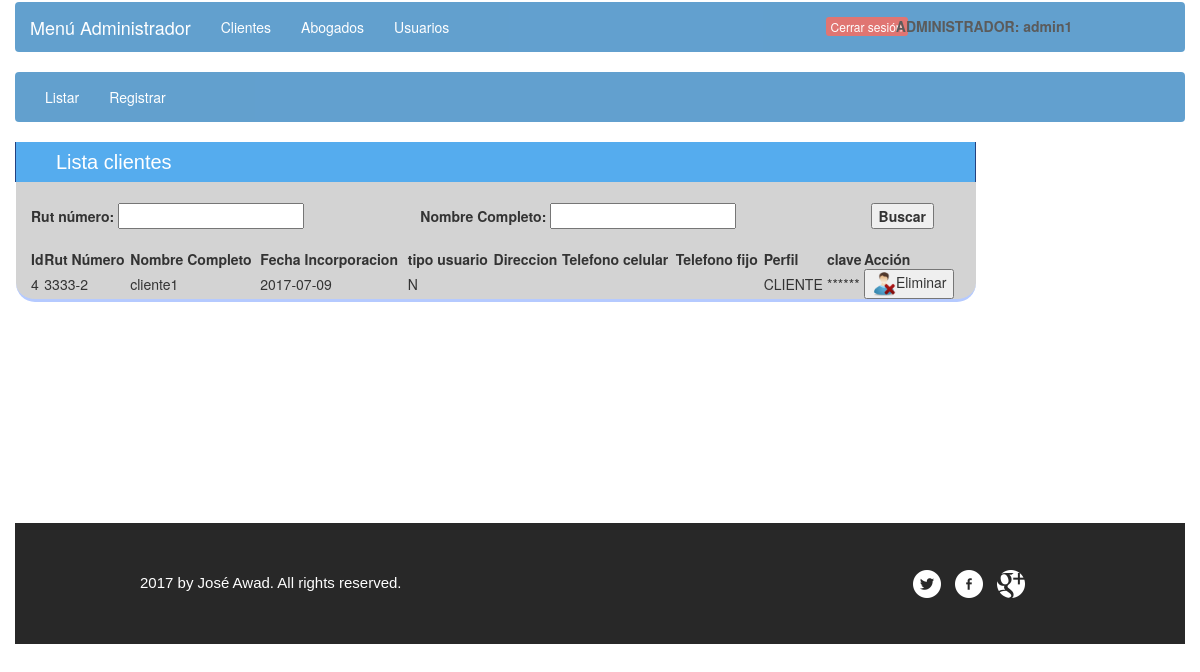
The app's page /web/view/administrador_home.php?objeto=clientes&accion=listar (signed in), older data.
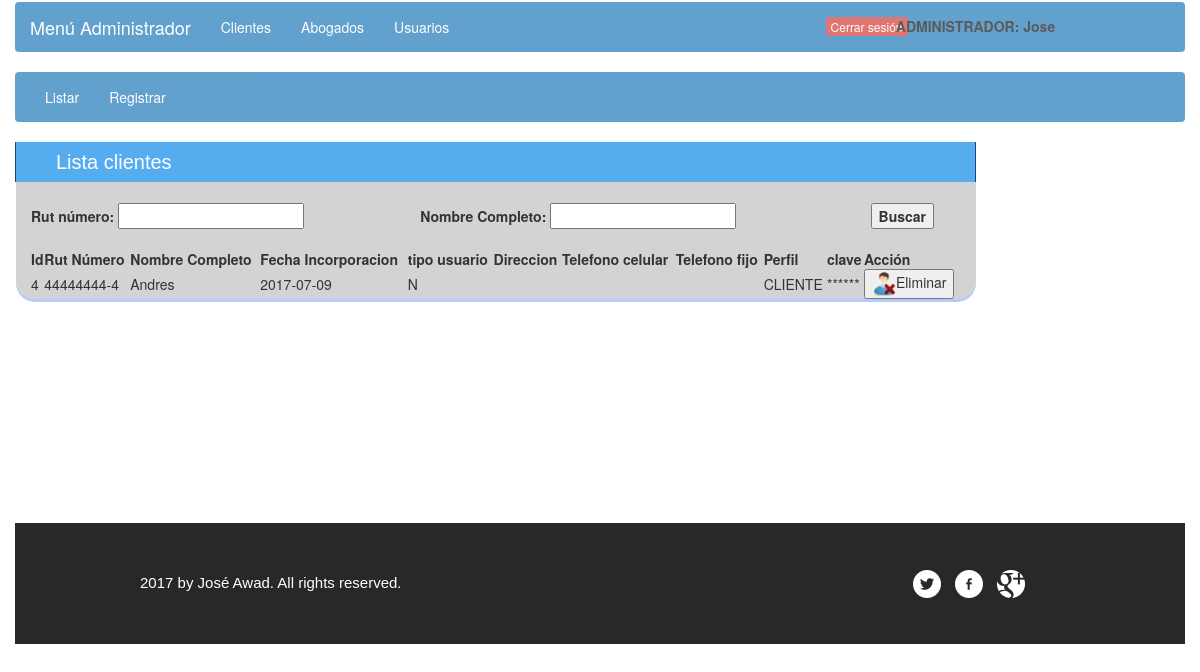
The same page, newer data.
### tables this page shows
create table usuarios(
    id int not null AUTO_INCREMENT,
    rutNumero int(11) not null,
    nombreCompleto varchar(100) not null,
    fechaIncorporacion date not null,
    tipoUsuario varchar(1) not null,
    direccion varchar(255) ,
    telefonoCelular varchar(12),
    telefonoFijo varchar(12),
    perfil varchar(14) not null,
    clave varchar(255) not null,
    PRIMARY KEY (id)
);

### web/model/usuario.class.php (called while the page is built, shortened)
<?php
  class Usuario {
    public static function fromJson($json) {
        $data = json_decode($json, true);
        $u = new Usuario();
        foreach ($data AS $key => $value) {
            $u->{$key} = $value;
        }
        return $u;
    }
    public static function buscarTodosPorPerfil($rutNumero, $nombreCompleto, $perfil) {
        $conn = BD::conn();
        $sql = "select * from usuarios";
        if (!empty($rutNumero) || !empty($nombreCompleto) || !empty($perfil) ) {
            $sqlWhere = array();
            if (!empty($perfil)) {
                array_push($sqlWhere, " perfil = '".$perfil."'");
            }
            $sql = $sql." where ".implode(" and ", $sqlWhere);
        }
        $rs = $conn->query($sql);
        if ($rs) {
            $rows = $rs->fetchAll(PDO::FETCH_ASSOC);
            $arr = array();
            foreach ($rows as &$row) {
                $obj = Usuario::rowToObject($row);
                array_push($arr, $obj);
            }
            return $arr;
        } else {
            return array();
        }
    }
    private static function rowToObject($row) {
        $obj = new Usuario();
        $obj->id = $row["id"];
        $obj->rutNumero = $row["rutNumero"];
        $obj->rutDv = calcularRutDv($row["rutNumero"]);
        $obj->nombreCompleto = $row["nombreCompleto"];
        $obj->fechaIncorporacion = $row["fechaIncorporacion"];
        $obj->tipoUsuario = $row["tipoUsuario"];
        $obj->direccion = $row["direccion"];
        $obj->telefonoCelular = $row["telefonoCelular"];
        $obj->telefonoFijo = $row["telefonoFijo"];
        $obj->perfil = $row["perfil"];
        $obj->clave = $row["clave"];
        return $obj;
    }
  }
?>

### web/utils/utils.php (called while the page is built, shortened)
<?php
function getParam($key, $value) {
    return isset($_GET[$key]) ? $_GET[$key] : $value;
}
function calcularRutDv( $T ) {
    $M=0;
    $S=1;
    for(;$T;$T=floor($T/10))
        $S=($S+$T%10*(9-$M++%6))%11;
    return $S?$S-1:'k';
}

### web/view/clientes_listar.php (the view, shortened to what this page needs)
<div class="container" style="width: 100%;">
<?php
$filtroRutNumero = getParam('rutNumero', '');
$filtroNombreCompleto = getParam('nombreCompleto','');
$filtroPerfil = Usuario::$PERFIL_CLIENTE;
$lista = Usuario::buscarTodosPorPerfil($filtroRutNumero, $filtroNombreCompleto, $filtroPerfil);
?>
<div class="row">
    <div class="col-lg-1"></div>
    <div class="col-lg-11 listadoDiv">
        <h1>Lista clientes</h1>
        <br>
        <table class="display" width="100%" cellspacing="0">
            <thead>
                <?php
                $perfil = strtolower($_SESSION['perfil']);
                $action = "../view/".$perfil."_home.php";
                ?>
                <form method="GET" action="<?php echo $action;?>">
                    <th>Rut número:
                        <input type="text" name="rutNumero" value="<?php echo $filtroRutNumero; ?>">
                    </th>
                    <th>Nombre Completo:
                        <input type="text" name="nombreCompleto" value="<?php echo $filtroNombreCompleto; ?>">
                    </th>
                    <th>
                        <button type="submit">Buscar</button>
                    </th>
                </form>
            </thead>
        <table>
        <br>
        <table  class="display" width="100%" cellspacing="0">
            <thead>
                <th>Id</th>
                <th>Rut Número</th>
                <th>Nombre Completo</th>
                <th>Fecha Incorporacion</th>
                <th>tipo usuario</th>
                <th>Direccion</th>
                <th>Telefono celular</th>
                <th>Telefono fijo</th>
                <th>Perfil</th>
                <th>clave</th>
                <th>Acción</th>
            </thead>
            <tbody>
<?php
        foreach ($lista as $obj) {
?>
        <tr>
            <td><?php echo $obj->id ?></td>
            <td><?php echo $obj->rutNumero."-".$obj->rutDv ?></td>
            <td><?php echo $obj->nombreCompleto ?></td>
            <td><?php echo $obj->fechaIncorporacion ?></td>
            <td><?php echo $obj->tipoUsuario ?></td>
            <td><?php echo $obj->direccion ?></td>
            <td><?php echo $obj->telefonoCelular ?></td>
            <td><?php echo $obj->telefonoFijo ?></td>
            <td><?php echo $obj->perfil ?></td>
            <td title="<?php echo $obj->clave ?>">******</td>
            <td>
        <?php
            if($_SESSION['perfil']=="ADMINISTRADOR") {
        ?>
            <form method="POST" action="../controller/clientes.php?objeto=clientes&accion=listar&operacion=eliminar"
                  onsubmit="return confirm('Esta seguro que desea eliminar al cliente.');">
                <button type="submit"><img src='img/eliminar.png' width='24' height='24' />Eliminar</button>
            </form>
<?php
            }
        }
?>
            </td>
        </tr>
            </tbody>
        </table>
    </div>
    </div>
</div>

### web/view/header.php (shortened to what this page needs)
<!DOCTYPE html>
<html lang="en">
<head>
        <link rel="stylesheet" href="https://maxcdn.bootstrapcdn.com/bootstrap/3.3.7/css/bootstrap.min.css">
        <link rel="stylesheet" href="https://code.jquery.com/ui/1.12.1/themes/base/jquery-ui.css">
        <link rel="stylesheet" href="https://maxcdn.bootstrapcdn.com/bootstrap/3.3.5/css/bootstrap.min.css">
        <link rel="stylesheet" href="http://cdn.datatables.net/1.10.15/css/jquery.dataTables.min.css">
        <link rel="stylesheet" href="https://cdnjs.cloudflare.com/ajax/libs/bootstrap-select/1.12.2/css/bootstrap-select.min.css">
        <link rel="stylesheet" href="css/style.css">
        <link rel="stylesheet" type="text/css" href="css/jquery.datetimepicker.min.css"/>
</head>
<body>

### web/view/administrador_home.php (shortened to what this page needs)
<?php
include('header.php');
require('../utils/utils.php');
require('../model/usuario.class.php');
$usuario = Usuario::fromJson($_SESSION['model_usuario']);
if ($usuario->perfil == Usuario::$PERFIL_ADMINISTRADOR) {
    $objeto = getParam("objeto", postParam("objeto", ""));
    $accion = getParam("accion", postParam("accion", ""));
    include('administrador_menu.php');
    if (!empty($objeto) && !empty($accion)) {
        include($objeto.'_'.$accion.'.php');
    }
    include('footer.php');
} else {
    headerWrapper('/view/home.php');
}

### web/view/administrador_menu.php (shortened to what this page needs)
<div class="container" style="width: 100%;">
    <div class="row">
        <div class="col-lg-12">
            <nav class="navbar navbar-default">
                <div class="container-fluid">
                    <div class="navbar-header">
                        <a class="navbar-brand" href="administrador_home.php">Menú Administrador</a>
                    </div>
                    <ul class="nav navbar-nav">
                        <li><a href="administrador_home.php?objeto=clientes">Clientes</a></li>
                        <li><a href="administrador_home.php?objeto=abogados">Abogados</a></li>
                        <li><a href="administrador_home.php?objeto=usuarios">Usuarios</a></li>
                    </ul>
                    <div class="right">
                        <div  class="menuCerrarSesion">
                            <a href="../controller/cerrarSesion.php" class="btn-xs btn-danger" role="button">Cerrar sesión</a>
                        </div>
                        <div class="menuNombreUsuario">
                        <?php
                            echo $_SESSION['perfil'].": ".$_SESSION['nombreCompleto'];
                        ?>
                        </div>
                    </div>
                </div>
            </nav>
        </div>
    </div>
</div>
<?php
if (!empty($_GET['objeto']) && $_GET['objeto'] == 'clientes') {
?>
<div class="container" style="width: 100%;">
    <div class="row">
        <div class="col-lg-12">
            <nav class="navbar navbar-default">
                <div class="container-fluid">
                    <ul class="nav navbar-nav">
                        <li><a href="administrador_home.php?objeto=clientes&accion=listar">Listar</a></li>
                        <li><a href="administrador_home.php?objeto=clientes&accion=registrar">Registrar</a></li>
                    </ul>
                </div>
            </nav>
        </div>
    </div>
</div>
<?php
}
?>

### web/view/footer.php
</body>
<div class="container" style="margin-top:15%;">
	<div id="footer">
		<div>
			<div class="connect">
				<a href="#" class="twitter">twitter</a>
				<a href="#" class="facebook">facebook</a>
				<a href="#" class="googleplus">googleplus</a>
			</div>
			<p>2017 by José Awad. All rights reserved.</p>
		</div>
	</div>
 </div>
</html>

### web/view/css/style.css (style rules this page uses)
.listadoDiv { height: 100%; margin-top: 6px; margin-left: -7%; width: 80%; background: lightgray none repeat scroll 0 0; border-radius: 19px; border-bottom: 3px solid #b5caff; text-align: left; top: 9px; }
.listadoDiv h1 { text-align: left; padding-left: 40px; line-height: 2; border-left: 1px solid #244180; border-right: 1px solid #244180; margin: -13px -15px 1px -16px; background-color: #55acee; color: #fff; display: block; font-family: 'ProximaNova-Light',sans-serif; font-size: 20px; }
.menuCerrarSesion { position: absolute; margin-left: 68%; margin-top: 14px; }
.menuNombreUsuario { position: absolute; margin-left: 74%; margin-top: 14px; font-weight: bolder; }
.navbar-default { background-color: #3b89c3; border-color: black; opacity: 0.8; top: 2px; opacity: 0.8; }
.navbar { position: relative; min-height: 50px; margin-bottom: 20px; border: 0px solid transparent; }
.navbar-default .navbar-brand { color: #fff; }
.navbar-default .navbar-nav>li>a { color: #fff; }
.container { width: 100%; }
#footer { background-color: #111111; margin: 0; min-height: 105px; padding: 0; width: 100%; margin-top: 50px; opacity: 0.9; }
#footer div { margin: 0 auto; max-width: 940px; overflow: hidden; padding: 47px 10px 42px; }
#footer div p { color: #FFFFFF; float: left; font-family: Arial; font-size: 15px; font-weight: normal; line-height: 15px; margin: 0; padding: 5px 0 0; text-align: left; text-transform: none; width: 400px; }
#footer div .connect { display: block; float: right; height: 32px; margin: 0; overflow: hidden; padding: 0; width: 154px; }
#footer div .connect a { background: url(../../Vista/img/icons.png) no-repeat; display: block; float: left; height: 28px; margin: 0 7px; padding: 0; text-indent: -99999px; width: 28px; }
#footer div .connect a.facebook { background-position: 0 0; }
#footer div .connect a.googleplus { background-position: 0 -30px; }
#footer div .connect a.twitter { background-position: 0 -90px; }

Row changes from the older to the newer data that the page shows:
changed usuarios "CLIENTE": rutNumero "3333" → "44444444"; rutNumero "2" → "4"; nombreCompleto "cliente1" → "Andres"
Text that changed along with them:
$_SESSION['nombreCompleto']: "admin1" → "Jose"
